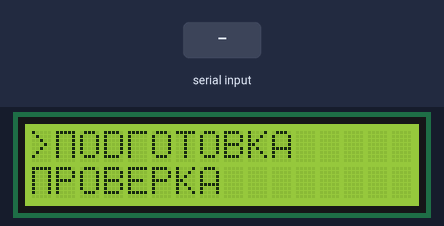
Bench run of a program on a simulated Arduino Nano, built with avr-gcc and run on an emulated ATmega328P. Shown: 16×2 character LCD. The inputs (shaded band) are chosen by the test bench. What the program prints to the serial monitor is not drawn.

Above: at 6.2 s.
6.3 s: "2" received over Serial
At 6.8 s:
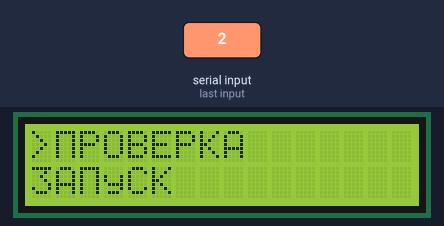
7.8 s: "2" received over Serial
At 9.0 s:
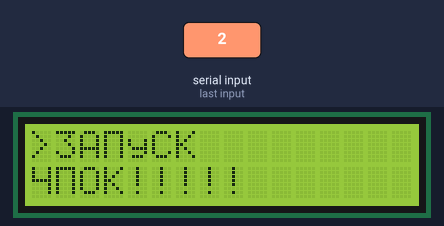
9.3 s: "2" received over Serial
At 10.3 s:
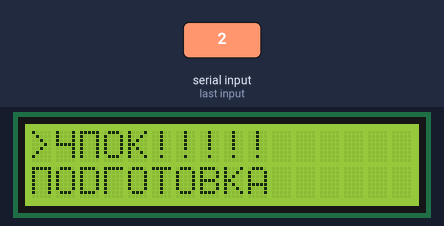
10.8 s: "1" received over Serial
At 11.4 s:
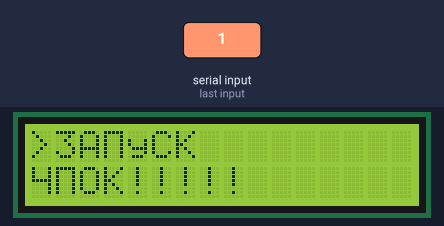
Timing chart, 0 to 13.3 s (numbered marks = the images above; inputs shaded):
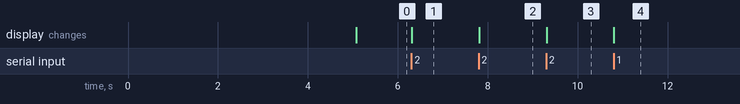

The program:

main.cpp
```cpp
#include <Arduino.h>
#include <LiquidCrystal.h>             // Лобавляем необходимую библиотеку
LiquidCrystal lcd(12, 11, 4, 5, 6, 7); // (RS, E, DB4, DB5, DB6, DB7)
byte p[8] =
    {
        B11111,
        B10001,
        B10001,
        B10001,
        B10001,
        B10001,
        B10001,
        B00000,
};

byte y[8] =
    {
        B00100,
        B10001,
        B10001,
        B10001,
        B10011,
        B10101,
        B11001,
        B00000,
};
byte gh[8] =
    {
        B10101,
        B10101,
        B10101,
        B01110,
        B10101,
        B10101,
        B10101,
        B00000,
};
byte g[8] =
    {
        B11111,
        B10000,
        B10000,
        B10000,
        B10000,
        B10000,
        B10000,
        B00000,
};
byte l[8] =
    {
        B00011,
        B00101,
        B01001,
        B10001,
        B10001,
        B10001,
        B10001,
        B00000,
};

byte ch[8] =
    {
        B10001,
        B10001,
        B10001,
        B11111,
        B00001,
        B00001,
        B00001,
        B00000,
};

byte smile[8] =
    {
        B00000,
        B01010,
        B00000,
        B00000,
        B10001,
        B01110,
        B00000,
        B00000,
};
byte thup[8] =
    {
        B11000,
        B11000,
        B11110,
        B10011,
        B10101,
        B10011,
        B10101,
        B01110,
};
byte heart[8] =
    {
        B00000,
        B00000,
        B01010,
        B11111,
        B11111,
        B01110,
        B00100,
        B00000,
};

String strData = "";
boolean recievedFlag;

//Initialise menu position
int menu_row = 0;
int menu_row_next = menu_row + 1;
//menu points
const char *menus[] = {
    "\1""OD""\5""OTOBKA", // 0
    "\1""POBEPKA", // 1
    "3A""\1""yCK", // 2
    "\6\1""OK!!!!!", // 3
};
//count menu size
byte menu_size = sizeof(menus)/sizeof(menus[0]);

//check menu position
void menu_check_row()
{
  menu_row_next = menu_row + 1;
  if (menu_row > menu_size-1)
  {
    menu_row = 0;
    menu_row_next = 1;
  }
  if (menu_row < 0)
  {
    menu_row = menu_size-1;
    menu_row_next = 0;
  }
  if (menu_row == menu_size-1)
  {
    menu_row_next = 0;
  }
}

//output menu on lcd
void menu_print()
{
  lcd.clear();
  lcd.setCursor(0, 0);
  lcd.print(">");
  lcd.setCursor(1, 0);
  lcd.print(menus[menu_row]);
  lcd.setCursor(0, 1);
  lcd.print(menus[menu_row_next]);
}

void setup()
{
  Serial.begin(9600);
  lcd.begin(16, 2); // Задаем размерность экрана
  lcd.createChar(1, p);
  lcd.createChar(2, y);
  lcd.createChar(3, gh);
  lcd.createChar(4, l);
  lcd.createChar(5, g);
  lcd.createChar(6, ch);
  lcd.setCursor(0, 0); // Устанавливаем курсор в начало 1 строки
  lcd.print("\1""OCETUTE CA""\2""T!");
  lcd.setCursor(0, 1); // Устанавливаем курсор в начало 2 строки
  lcd.print("https://mirv.top ");
  delay(5000);
  lcd.clear();
  menu_print();
}

void loop()
{

  while (Serial.available() > 0)
  {                                 // ПОКА есть что то на вход
    strData += (char)Serial.read(); // забиваем строку принятыми данными
    recievedFlag = true;            // поднять флаг что получили данные
    delay(2);                       // ЗАДЕРЖКА. Без неё работает некорректно!
  }

  if (recievedFlag)
  {                          // если данные получены
    Serial.println(strData); // вывести

    if (strData == "2")
    {
      menu_row++;
    }
    if (strData == "1")
    {
      menu_row--;
    }

    menu_check_row();
    menu_print();

    Serial.println("Номер пункта меню:" + String(menu_row));
    Serial.println("Название:" + String(menus[menu_row]));
    Serial.println("Номер след. пункта меню:" + String(menu_row_next));
    Serial.println("Название:" + String(menus[menu_row_next]));
    strData = "";         // очистить
    recievedFlag = false; // опустить флаг
  }
}
```

Measured:
- after the input at 6.3 s, the display: changes at once (image 1)
- after the input at 7.8 s, the display: changes at once (image 2)
- after the input at 9.3 s, the display: changes at once (image 3)
- after the input at 10.8 s, the display: changes at once (image 4)
